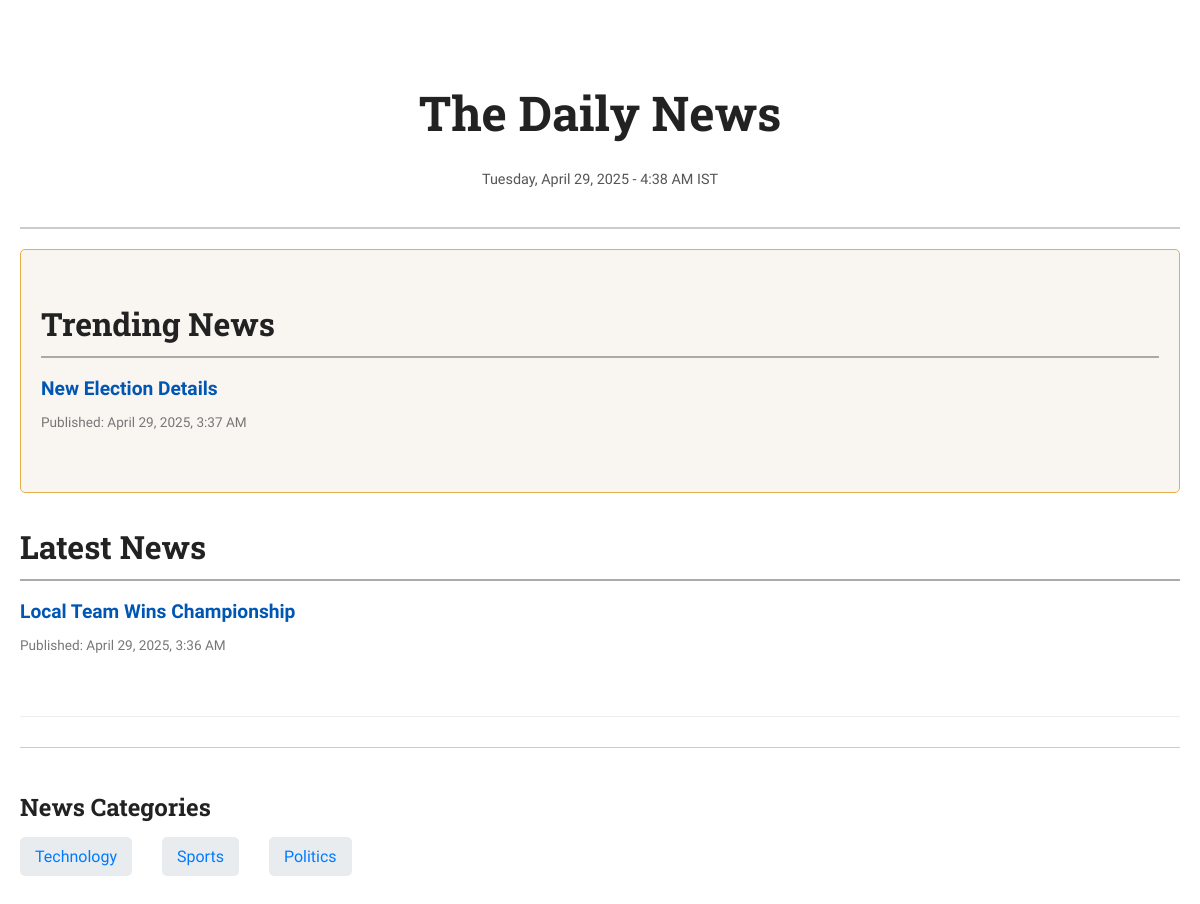
The page / on the database its author committed.
### newsapp/models.py (models this page shows, shortened)
class NewsItem(models.Model):
    title = models.CharField(max_length=255)
    slug = models.SlugField(unique=True, blank=True)
    category = models.ForeignKey(Category, on_delete=models.CASCADE)
    content = models.TextField()
    pub_date = models.DateTimeField(default=timezone.now)
    is_breaking = models.BooleanField(default=False)
    is_trending = models.BooleanField(default=False)
    image = models.ImageField(upload_to='news_images/', blank=True, null=True)
    author = models.CharField(max_length=100, default='Admin')
    class Meta:
        ordering = ['-pub_date']

class Category(models.Model):
    name = models.CharField(max_length=100, unique=True)

### newsapp/views.py (the view)
# urls.py: path('', views.home, name='home'),
def home(request):
    current_date_time = timezone.localtime(timezone.now())
    breaking_news = NewsItem.objects.filter(is_breaking=True).order_by('-pub_date')
    trending_news = NewsItem.objects.filter(is_trending=True).order_by('-pub_date')
    latest_news = NewsItem.objects.exclude(is_breaking=True).exclude(is_trending=True).order_by('-pub_date')
    categories = Category.objects.all()
    context = {
        'current_date_time': current_date_time,
        'breaking_news': breaking_news,
        'trending_news': trending_news,
        'latest_news': latest_news,
        'categories': categories,
    }
    return render(request, 'newsapp/home.html', context)

### newsapp/templates/newsapp/home.html (shortened to what this page needs)
{% extends 'newsapp/base.html' %}
{% block content %}
    {% if trending_news %}
        <div class="news-section trending-news">
            <h2>Trending News</h2>
            {% for item in trending_news %}
                <div class="news-item">
                    <a href="{% url 'news_detail' item.slug %}">{{ item.title }}</a>
                    <p class="pub-info">Published: {{ item.pub_date|date:"F j, Y, g:i A" }}</p>
                </div>
            {% endfor %}
        </div>
    {% endif %}
    <div class="news-section latest-news">
        <h2>Latest News</h2>
        {% for item in latest_news %}
            <div class="news-item">
                <a href="{% url 'news_detail' item.slug %}">{{ item.title }}</a>
                <p class="pub-info">Published: {{ item.pub_date|date:"F j, Y, g:i A" }}</p>
            </div>
        {% empty %}
            <p>No latest news available.</p>
        {% endfor %}
    </div>
    <div class="categories">
        <h3>News Categories</h3>
        <ul>
            {% for category in categories %}
                <li><a href="{% url 'category_news' category.name %}">{{ category.name }}</a></li>
            {% endfor %}
        </ul>
    </div>
{% endblock %}

### newsapp/templates/newsapp/base.html (style rules this page uses)
body { font-family: 'Source Sans Pro', sans-serif; margin: 0; padding: 0; line-height: 1.7; color: #333; background-color: #f4f4f4; }
.news-section { margin-bottom: 30px; padding-bottom: 20px; border-bottom: 1px solid #eee; }
.news-section h2 { border-bottom: 2px solid #aaa; padding-bottom: 5px; margin-bottom: 15px; color: #222; font-family: 'Roboto Slab', serif; font-weight: 700; font-size: 2em; }
.news-item { margin-bottom: 25px; padding-left: 0; border-left: none; display: flex; flex-direction: column; }
.news-item a { text-decoration: none; color: #0056b3; font-weight: bold; font-size: 1.2em; }
.news-item .pub-info { font-size: 0.85em; color: #777; margin-top: 5px; }
.categories { margin-top: 20px; padding-top: 15px; border-top: 1px solid #ccc; }
.categories h3 { margin-bottom: 10px; color: #222; font-family: 'Roboto Slab', serif; font-size: 1.5em; font-weight: 700; }
.categories ul { list-style: none; padding: 0; display: flex; flex-wrap: wrap; gap: 15px; }
.categories li { display: inline; margin-right: 15px; }
.categories li a { text-decoration: none; color: #007bff; padding: 10px 15px; border-radius: 5px; background-color: #e9ecef; transition: background-color 0.3s ease; }
.trending-news { background-color: #f9f5f1; padding: 20px; border: 1px solid #e6b049; margin-bottom: 20px; border-radius: 5px; }

### rows shown on the page
NewsItem: title "New Election Details", pub_date "April 29, 2025, 3:37 AM"
NewsItem: title "Local Team Wins Championship", pub_date "April 29, 2025, 3:36 AM"
Category: name "Technology"
Category: name "Sports"
Category: name "Politics"

### other values the page prints
{{ current_date_time|date:"l, F j, Y" }} "Tuesday, April 29, 2025"
{{ current_date_time|time:"g:i A T" }} "4:38 AM IST"
